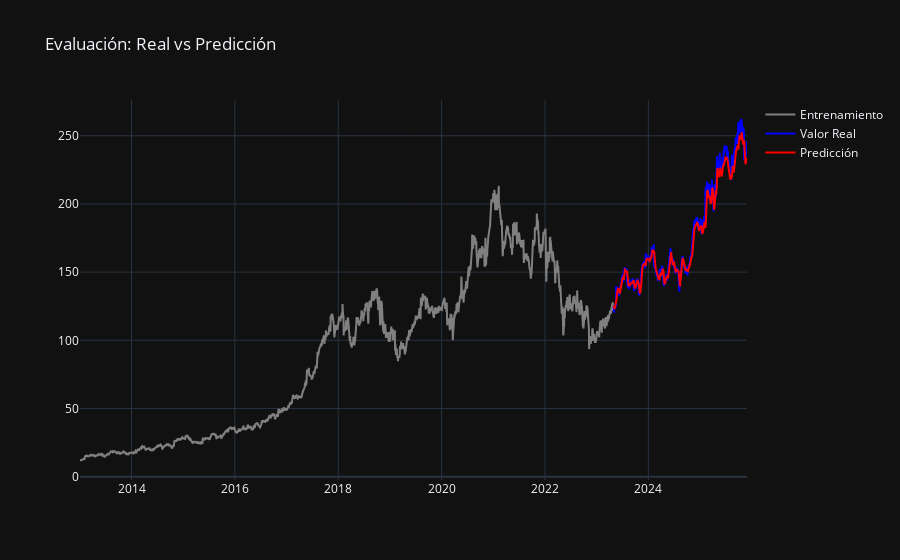

Notebook code for this chart:
### Markdown cell above
# Análisis de Resultados:

- **RMSE (~5.67):** Indica que, en promedio, el modelo se desvía unos 5 dólares del precio real. Dado que la acción cotiza por encima de los 200 USD, es un error aceptable.

- **MAPE (~2.21%):** El error porcentual es bajo, esto nos dice que el modelo tiene una alta capacidad predictiva y generaliza bien con datos no vistos.

- **Gráfica (abajo):** Se observa que la línea roja (predicción) sigue muy de cerca la tendencia de la línea azul (real), aunque con un ligero retraso (lag), comportamiento típico de los modelos LSTM en finanzas.

### Code cell
# Grafica de resultados
train = df[:training_data_len]
valid = df[training_data_len:]
valid['Predictions'] = predictions

fig = go.Figure()
fig.add_trace(go.Scatter(x=train['Date'], y=train['Close'], mode='lines', name='Entrenamiento', line=dict(color='gray')))
fig.add_trace(go.Scatter(x=valid['Date'], y=valid['Close'], mode='lines', name='Valor Real', line=dict(color='blue')))
fig.add_trace(go.Scatter(x=valid['Date'], y=valid['Predictions'], mode='lines', name='Predicción', line=dict(color='red')))
fig.update_layout(title='Evaluación: Real vs Predicción', template='plotly_dark')
fig.show()

### Figure 1 — Plotly figure (JSON) as saved in the notebook; plotly's stock layout.template omitted (floating-point values rounded to 4 significant figures; data arrays with more than 128 entries replaced by an {"elided": "..."} marker saying what was removed)
{"data": [{"line": {"color": "gray"}, "mode": "lines", "name": "Entrenamiento", "type": "scatter", "x": {"elided": "2599 str values"}, "y": {"elided": "2599 float values"}}, {"line": {"color": "blue"}, "mode": "lines", "name": "Valor Real", "type": "scatter", "x": {"elided": "649 str values"}, "y": {"elided": "649 float values"}}, {"line": {"color": "red"}, "mode": "lines", "name": "Predicción", "type": "scatter", "x": {"elided": "649 str values"}, "y": {"elided": "649 float values"}}], "layout": {"title": {"text": "Evaluación: Real vs Predicción"}}}
